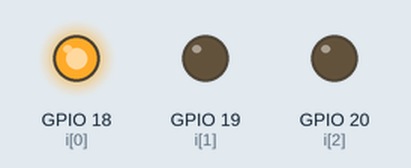
Simulated run of this program. Board: Raspberry Pi (BCM pin numbers). Parts: output pins drawn as LEDs (lit = HIGH).

Above: at 0.05 s.
At 0.75 s:
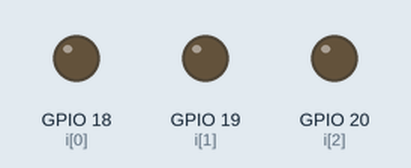
At 1.45 s:
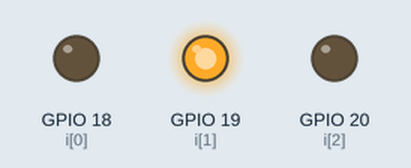
At 2.85 s:
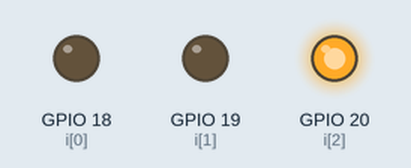
Timing chart, 0 to 3.1 s (numbered marks = the images above):
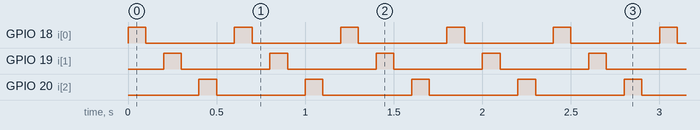

Measured:
- by itself, GPIO 18 (i[0]), GPIO 19 (i[1]), GPIO 20 (i[2]): alternates HIGH for 0.10 s and LOW for 0.50 s

The program:

ex01_blink.py
```python
import RPi.GPIO as gp   # python에서 GPIO를 사용하기 위해
import time
gp.setmode(gp.BCM)      # index에서 NAME부분을 사용
for i in range(18,21):
    gp.setup(i, gp.OUT)    # 18번핀에 Actuator가 연결됨


try:
    while True:
        for i in range(18,21):
            gp.output(i,gp.HIGH)
            time.sleep(0.1)
            gp.output(i, gp.LOW)
            time.sleep(0.1)
except KeyboardInterrupt:          # Ctrl + C를 통해서 코드 종료
    gp.cleanup()
```
